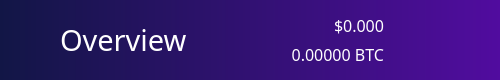
          <widget class="QFrame" name="NavBar">
           <property name="sizePolicy">
            <sizepolicy hsizetype="Preferred" vsizetype="Preferred">
             <horstretch>0</horstretch>
             <verstretch>0</verstretch>
            </sizepolicy>
           </property>
           <property name="minimumSize">
            <size>
             <width>500</width>
             <height>80</height>
            </size>
           </property>
           <property name="maximumSize">
            <size>
             <width>16777215</width>
             <height>80</height>
            </size>
           </property>
           <property name="layoutDirection">
            <enum>Qt::LeftToRight</enum>
           </property>
           <property name="autoFillBackground">
            <bool>false</bool>
           </property>
           <property name="styleSheet">
            <string notr="true">background: QLinearGradient(x1: 0, y1: 0, x2: 1, y2: 0, stop: 0 #121646, stop: 1 #510c9f);
border:0;
</string>
           </property>
           <property name="frameShape">
            <enum>QFrame::StyledPanel</enum>
           </property>
           <property name="frameShadow">
            <enum>QFrame::Raised</enum>
           </property>
           <layout class="QHBoxLayout" name="horizontalLayout_3">
            <property name="spacing">
             <number>6</number>
            </property>
            <property name="leftMargin">
             <number>60</number>
            </property>
            <property name="topMargin">
             <number>0</number>
            </property>
            <property name="rightMargin">
             <number>60</number>
            </property>
            <property name="bottomMargin">
             <number>0</number>
            </property>
            <item>
             <widget class="QLabel" name="label_2">
              <property name="sizePolicy">
               <sizepolicy hsizetype="Preferred" vsizetype="Preferred">
                <horstretch>0</horstretch>
                <verstretch>0</verstretch>
               </sizepolicy>
              </property>
              <property name="font">
               <font>
                <family>ZoinLight</family>
                <pointsize>22</pointsize>
                <weight>50</weight>
                <bold>false</bold>
               </font>
              </property>
              <property name="autoFillBackground">
               <bool>false</bool>
              </property>
              <property name="styleSheet">
               <string notr="true">color:white;
background-color: rgba(255, 255, 255,0);</string>
              </property>
              <property name="text">
               <string>Overview</string>
              </property>
              <property name="indent">
               <number>0</number>
              </property>
              <property name="textInteractionFlags">
               <set>Qt::NoTextInteraction</set>
              </property>
             </widget>
            </item>
            <item>
             <layout class="QVBoxLayout" name="verticalLayout_5">
              <property name="spacing">
               <number>6</number>
              </property>
              <item>
               <widget class="QLabel" name="priceUSD">
                <property name="font">
                 <font>
                  <family>ZoinMedium</family>
                  <pointsize>12</pointsize>
                  <weight>50</weight>
                  <bold>false</bold>
                  <stylestrategy>PreferDefault</stylestrategy>
                  <kerning>true</kerning>
                 </font>
                </property>
                <property name="styleSheet">
                 <string notr="true">background-color: rgb(0,0,0,0);
color: white;</string>
                </property>
                <property name="text">
                 <string>$0.000</string>
                </property>
                <property name="alignment">
                 <set>Qt::AlignBottom|Qt::AlignRight|Qt::AlignTrailing</set>
                </property>
               </widget>
              </item>
              <item>
               <widget class="QLabel" name="priceBTC">
                <property name="font">
                 <font>
                  <family>ZoinLight</family>
                  <pointsize>12</pointsize>
                  <weight>50</weight>
                  <bold>false</bold>
                 </font>
                </property>
                <property name="styleSheet">
                 <string notr="true">background-color: rgb(0,0,0,0);
color: white;</string>
                </property>
                <property name="text">
                 <string>0.00000 BTC</string>
                </property>
                <property name="alignment">
                 <set>Qt::AlignRight|Qt::AlignTop|Qt::AlignTrailing</set>
                </property>
               </widget>
              </item>
             </layout>
            </item>
            <item>
             <widget class="QPushButton" name="pushButton">
              <property name="minimumSize">
               <size>
                <width>0</width>
                <height>80</height>
               </size>
              </property>
              <property name="maximumSize">
               <size>
                <width>50</width>
                <height>80</height>
               </size>
              </property>
              <property name="styleSheet">
               <string notr="true">background: rgb(0,0,0,0);</string>
              </property>
              <property name="text">
               <string/>
              </property>
              <property name="icon">
               <iconset resource="../bitcoin.qrc">
                <normaloff>:/icons/Exports_45</normaloff>:/icons/Exports_45</iconset>
              </property>
              <property name="iconSize">
               <size>
                <width>70</width>
                <height>70</height>
               </size>
              </property>
             </widget>
            </item>
           </layout>
          </widget>
